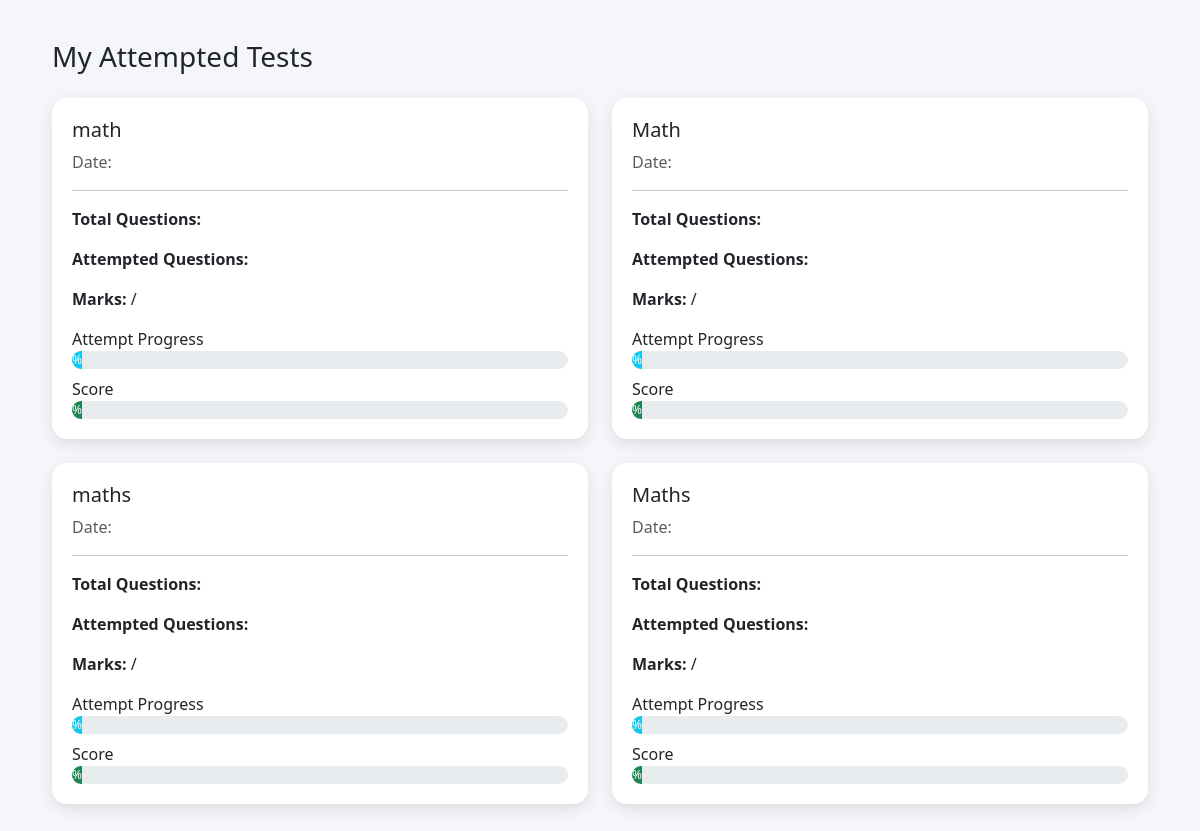
Page /attempted/ (signed in) on the committed database.
### myapp/models.py (models this page shows, shortened)
class StudentTest(models.Model):
    student = models.ForeignKey(Student, on_delete=models.CASCADE)
    test = models.ForeignKey(Test, on_delete=models.CASCADE)
    score = models.IntegerField(default=0)
    completed = models.BooleanField(default=False)
    start_time = models.DateTimeField(null=True, blank=True)
    end_time = models.DateTimeField(null=True, blank=True)
    class Meta:
        unique_together = ('student', 'test')

class Test(models.Model):
    class_name = models.ForeignKey(ClassModel, on_delete=models.CASCADE)
    test_name = models.CharField(max_length=200)
    duration = models.PositiveIntegerField(help_text="Duration in minutes")
    questions = models.ManyToManyField(Question)
    created_at = models.DateTimeField(auto_now_add=True)
    class Meta:
        unique_together = ( 'class_name', 'test_name')

### myapp/views.py (the view)
# urls.py: path('attempted/', views.attempted, name='attempted'),
@student_login_required  # use your session-based decorator
def attempted(request):
    student_id = request.session.get('student_id')
    if not student_id:
        return redirect('student_login')
    student = get_object_or_404(Student, id=student_id)
    attempted_tests = StudentTest.objects.filter(
        student=student,
        completed=True
    ).select_related('test')
    return render(request, "student/attempted.html", {
        "attempted_tests": attempted_tests
    })

### myapp/views.py (called while the page is built)
def student_login_required(view_func):
    @wraps(view_func)
    def wrapper(request, *args, **kwargs):
        if not request.session.get('student_id'):
            return redirect('student_login')
        return view_func(request, *args, **kwargs)
    return wrapper

### templates/student/attempted.html (shortened to what this page needs)
<!DOCTYPE html>
<html lang="en">
<head>
<link href="https://cdn.jsdelivr.net/npm/bootstrap@5.3.2/dist/css/bootstrap.min.css" rel="stylesheet">
</head>
<body>
<div class="container">
<h3 class="mb-4">My Attempted Tests</h3>
<div class="row g-4">
{% for result in attempted_tests %}
<div class="col-md-6">
    <div class="card-box">
        <h5>{{ result.test.test_name }}</h5>
        <p class="text-muted">Date: {{ result.created_at|date:"d M Y" }}</p>
        <hr>
        <p><strong>Total Questions:</strong> {{ result.test.total_questions }}</p>
        <p><strong>Attempted Questions:</strong> {{ result.attempted_questions }}</p>
        <p><strong>Marks:</strong> {{ result.marks }} / {{ result.test.total_marks }}</p>
        {% widthratio result.attempted_questions result.test.total_questions 100 as attempt_percent %}
        <label>Attempt Progress</label>
        <div class="progress mb-2">
            <div class="progress-bar bg-info"
                 style="width: {{ attempt_percent }}%;">
                 {{ attempt_percent }}%
            </div>
        </div>
        {% widthratio result.marks result.test.total_marks 100 as marks_percent %}
        <label>Score</label>
        <div class="progress">
            <div class="progress-bar bg-success"
                 style="width: {{ marks_percent }}%;">
                 {{ marks_percent }}%
            </div>
        </div>
    </div>
</div>
{% empty %}
<div class="col-12">
    <div class="alert alert-warning">
        You have not attempted any test yet.
    </div>
</div>
{% endfor %}
</div>
</div>
</body>
</html>

### templates/student/attempted.html (style rules this page uses)
body { background:#f4f6f9; padding:40px; }
.card-box { background:#fff; border-radius:15px; padding:20px; box-shadow:0 5px 15px rgba(0,0,0,.1); transition:.3s; }
.progress { height:18px; border-radius:10px; }

### rows in the picture
StudentTest: test.test_name "math"
StudentTest: test.test_name "Math"
StudentTest: test.test_name "maths"
StudentTest: test.test_name "Maths"
